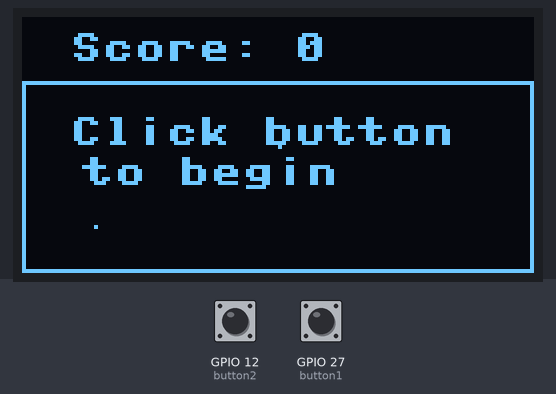
Bench run of a program on a simulated ESP32 board running MicroPython. On the bench: 128×64 one-colour display. The test bench sets the inputs (shaded band); at power-on: GPIO 12 (button2) HIGH, GPIO 27 (button1) HIGH. Random numbers come from a fixed seed; library files of the repository ran but are not shown: ssd1306.py.

Above: at 1.2 s.
1.3 s: GPIO 12 (button2) pulled LOW for 0.15 s
At 2.9 s:
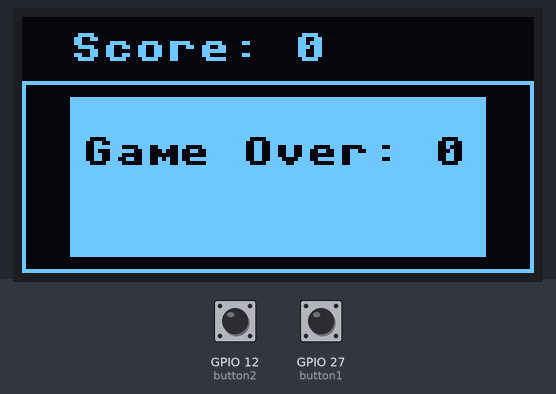
4.4 s: GPIO 27 (button1) pulled LOW for 0.15 s
At 4.64 s:
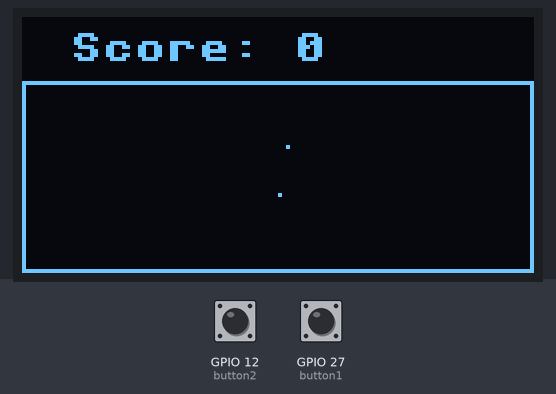
5.1 s: GPIO 12 (button2) pulled LOW for 1 s
6.7 s: GPIO 27 (button1) pulled LOW for 3.2 s
At 13.1 s:
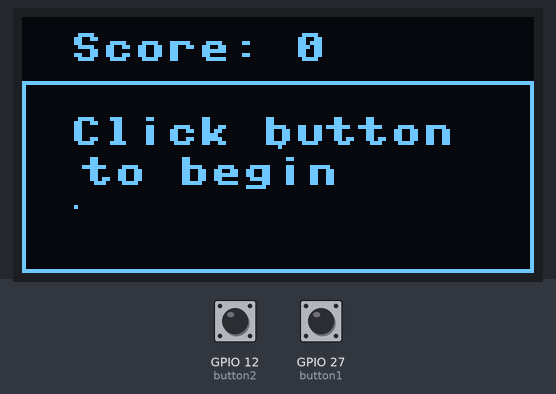
Timing chart, 0 to 13.9 s (numbered marks = the images above; inputs shaded):
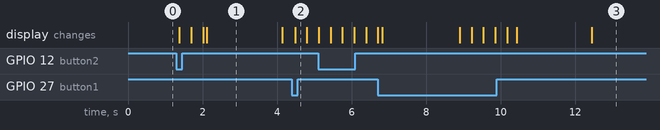

The program:

snake_game.py
```python
import time
import machine
import ssd1306
import random

# config variables
DISPLAY_SCL_PIN = 22
DISPLAY_SDA_PIN = 21
BUTTON1_PIN = 27
BUTTON2_PIN = 12
oled_width = 128
oled_height = 64

# initialize buttons
button1 = machine.Pin(BUTTON1_PIN, machine.Pin.IN, machine.Pin.PULL_UP)
button2 = machine.Pin(BUTTON2_PIN, machine.Pin.IN, machine.Pin.PULL_UP)

# initialize screen
i2c = machine.SoftI2C(scl=machine.Pin(DISPLAY_SCL_PIN),
                  sda=machine.Pin(DISPLAY_SDA_PIN))
display = ssd1306.SSD1306_I2C(oled_width, oled_height, i2c)

# global variables
buttonCounter = 0
xy_list = [(64,32)] # first position is middle of screen
direction = 'up'
length = 1
running = False
apple_position = 0

def th(timer):
    # for this program we can use one buttonCounter for both buttons
    # since the user can only turn one direction at a time anyway
    global buttonCounter
    if buttonCounter == 0:
        buttonCounter += 1

timer = machine.Timer(-1)
timer.init(period=400, mode=machine.Timer.PERIODIC, callback=th)

# creates new position coordinates using direction and last position
def update_position():
    global xy_list
    last_xy = xy_list[-1]
    if direction == 'left':
        new_xy = (last_xy[0] + 1, last_xy[1])
    elif direction == 'right':
        new_xy = (last_xy[0] - 1, last_xy[1])
    elif direction == 'up':
        new_xy = (last_xy[0], last_xy[1] + 1)
    elif direction == 'down':
        new_xy = (last_xy[0], last_xy[1] - 1)

    if new_xy in xy_list: # game over if you hit yourself
        game_over()
    else:
        xy_list.append(new_xy)

# generates apple coordinates
def generate_apple():
    global apple_position
    x = random.randint(1,127)
    y = random.randint(16,63)
    apple_position = (x,y)

# checks if position == apple position, and if out of bounds
def apple_check():
    global length
    global xy_list
    last_xy = xy_list[-1]
    if last_xy == apple_position:
        length += 1
        generate_apple()

    elif last_xy[0] <= 0:
        game_over()
    elif last_xy[0] >= 128:
        game_over()
    elif last_xy[1] <= 15:
        game_over()
    elif last_xy[1] >= 64:
        game_over()

    if len(xy_list) > length:
        xy_list.pop(0)

# if game is not running, check buttons to start game...otherwise,
# button1 turns user left (relative to current direction),
# and button2 turns user right (relative to current direction)
def check_buttons():
    global buttonCounter
    global direction
    global running
    if running == False:
        if buttonCounter > 0:
            if button1.value() == 0:
                buttonCounter -= 1
                running = True
            elif button2.value() == 0:
                buttonCounter -= 1
                running = True

    elif direction == 'left':
        if buttonCounter > 0:
            if button1.value() == 0:
                buttonCounter -= 1
                direction = 'down'
            elif button2.value() == 0:
                buttonCounter -= 1
                direction = 'up'

    elif direction == 'right':
        if buttonCounter > 0:
            if button1.value() == 0:
                buttonCounter -= 1
                direction = 'up'
            elif button2.value() == 0:
                buttonCounter -= 1
                direction = 'down'

    elif direction == 'up':
        if buttonCounter > 0:
            if button1.value() == 0:
                buttonCounter -= 1
                direction = 'left'
            elif button2.value() == 0:
                buttonCounter -= 1
                direction = 'right'

    elif direction == 'down':
        if buttonCounter > 0:
            if button1.value() == 0:
                buttonCounter -= 1
                direction = 'right'
            elif button2.value() == 0:
                buttonCounter -= 1
                direction = 'left'

# updates display to show current position of 'snake'
def update_display():
    display.fill(0)
    for i in range(0, len(xy_list)):
        point = xy_list[i]
        display.pixel(point[0],point[1],1)
    display.rect(0,16,128,48,1)
    display.pixel(apple_position[0],apple_position[1],1)
    display.text('Score: ' + str(length - 1), 12,4,1)
    if running == False:
        display.text('Click button',12,25,1)
        display.text('to begin',15,35,1)
    display.show()

# displays final score and resets variables for next game
def game_over():
    global running
    if running == True:
        running = False
        display.fill_rect(12,20,104,40,1)
        display.text('Game Over: ' + str(length -1),15,30,0)
        display.show()
        reset_variables()
        time.sleep(2)

# reset all starting variables
def reset_variables():
    global xy_list
    global direction
    global length
    xy_list = [(64,32)]
    direction = 'up'
    length = 1
    generate_apple()


while True:
    reset_variables() # ensures that you get a randomly generated
    # apple position with every new game you start

    while running == True:
        check_buttons()
        update_position()
        apple_check()
        update_display()

    while running == False:
        check_buttons()
        update_display()
```

Measured:
- after the input at 1.3 s, the display: first changes after 0.08 s (image 1 shows a later state)
- after the input at 4.4 s, the display: changes after 0.08 s (image 2)
- what the display in image 1 shows lasts 2.0 s, from 2.1 s to 4.1 s
